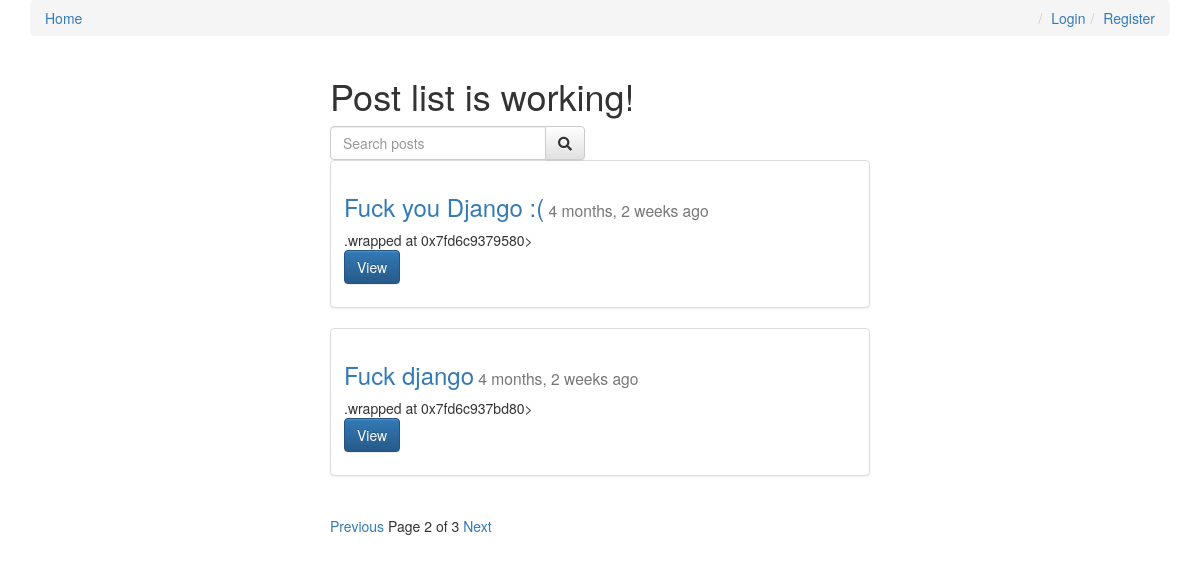
Screenshot of /?page=2 with the database file from the repository.
### posts/models.py (models this page shows, shortened)
class Post(models.Model):
    user = models.ForeignKey(settings.AUTH_USER_MODEL, default=1)
    title = models.CharField(max_length=255)
    slug = models.SlugField(unique=True)
    image = models.ImageField(upload_to=upload_location,
            null=True,
            blank=True,
            width_field="width_field",
            height_field="height_field")
    height_field = models.IntegerField(default=0)
    width_field = models.IntegerField(default=0)
    content = models.TextField()
    draft = models.BooleanField(default=False)
    publish = models.DateField(auto_now=False, auto_now_add=False)
    read_time = models.IntegerField(default=0) # models.TimeField(null=True, blank=True)
    updated = models.DateTimeField(auto_now=True, auto_now_add=False)
    timestamp = models.DateTimeField(auto_now=False, auto_now_add=True)
    objects = PostManager()
    def get_absolute_url(self):
        return reverse("posts:detail", kwargs={"slug": self.slug})
    def get_markdown(self):
        content = self.content
        markdown_text = markdown(content)
        return mark_safe(markdown_text)

### posts/views.py (the view, shortened to what this page needs)
# urls.py: url(r'^$', post_list, name='list'),
def post_list(request):
    today = timezone.now().date()
    queryset_list = Post.objects.active() # filter(draft=False).filter(publish__lte=timezone.now()) #all().order_by("-timestamp")
    if request.user.is_staff or not request.user.is_superuser:
        queryset_list = Post.objects.all()
    query = request.GET.get("q")
    paginator = Paginator(queryset_list, 2)
    page_request_var = "page"
    page = request.GET.get(page_request_var)
    try:
        queryset = paginator.page(page)
    except PageNotAnInteger:
        queryset = paginator.page(1)
    except EmptyPage:
        queryset = paginator.page(paginator.num_pages)
    context = {
        "object_list": queryset,
        "title": "Post list is working!",
        "page_request_var": page_request_var,
        "today": today,
    }
    return render(request, "post_list.html", context)

### posts/models.py (called while the page is built)
    def active(self, *args, **kwargs):
        return super(PostManager, self).filter(draft=False).filter(publish__lte=timezone.now())

### templates/post_list.html (shortened to what this page needs)
{% extends "base.html" %}
{% block content %}
<div class="col-sm-6 col-sm-offset-3">
  <h1>{{ title }}</h1>
  <form class="row" method="GET" action="">
    <div class="col-sm-6">
      <div class="input-group">
        <input class="form-control" type="text" name="q" placeholder="Search posts" value="{{ request.GET.q }}">
        <span class="input-group-btn">
          <button class="btn btn-default" type="submit"><i class="fa fa-search"></i></button>
        </span>
    </div>
  </div>
  </form>
  {% for obj in object_list %}
    <div class="row">
      <div class="col-sm-12">
        <div class="thumbnail">
          <div class="caption post-detail-item">
            <h3>
              <a href='{{ obj.get_absolute_url }}'>{{ obj.title }}</a><small> {{ obj.publish | timesince }} ago</small>
            </h3>
            {{ obj.get_markdown|safe }}
            <p><a href="{{ obj.get_absolute_url }}" class="btn btn-primary" role="button">View</a></p>
          </div>
        </div>
      </div>
    </div>
  {% endfor %}
  <div class="pagination">
    <span class="step-links">
      {% if object_list.has_previous %}
        <a href="?{{ page_request_var }}={{ object_list.previous_page_number }}{% if request.GET.q %}&q={{ request.GET.q }}{% endif %}">Previous</a>
      {% endif %}
      <span class="current">
        Page {{ object_list.number }} of {{ object_list.paginator.num_pages }}
      </span>
      {% if object_list.has_next %}
        <a href="?{{ page_request_var }}={{ object_list.next_page_number }}{% if request.GET.q %}&q={{ request.GET.q }}{% endif %}">Next</a>
      {% endif %}
    </span>
  </div>
</div>
{% endblock content %}

### rows the page displays
Post: title "Fuck you Django :(", publish "4 months, 2 weeks", get_markdown ".wrapped at 0x7fd6c9379580>"
Post: title "Fuck django", publish "4 months, 2 weeks", get_markdown ".wrapped at 0x7fd6c937bd80>"

### other values shown
{{ title }} "Post list is working!"
{{ object_list.number }} "2"
{{ object_list.paginator.num_pages }} "3"
